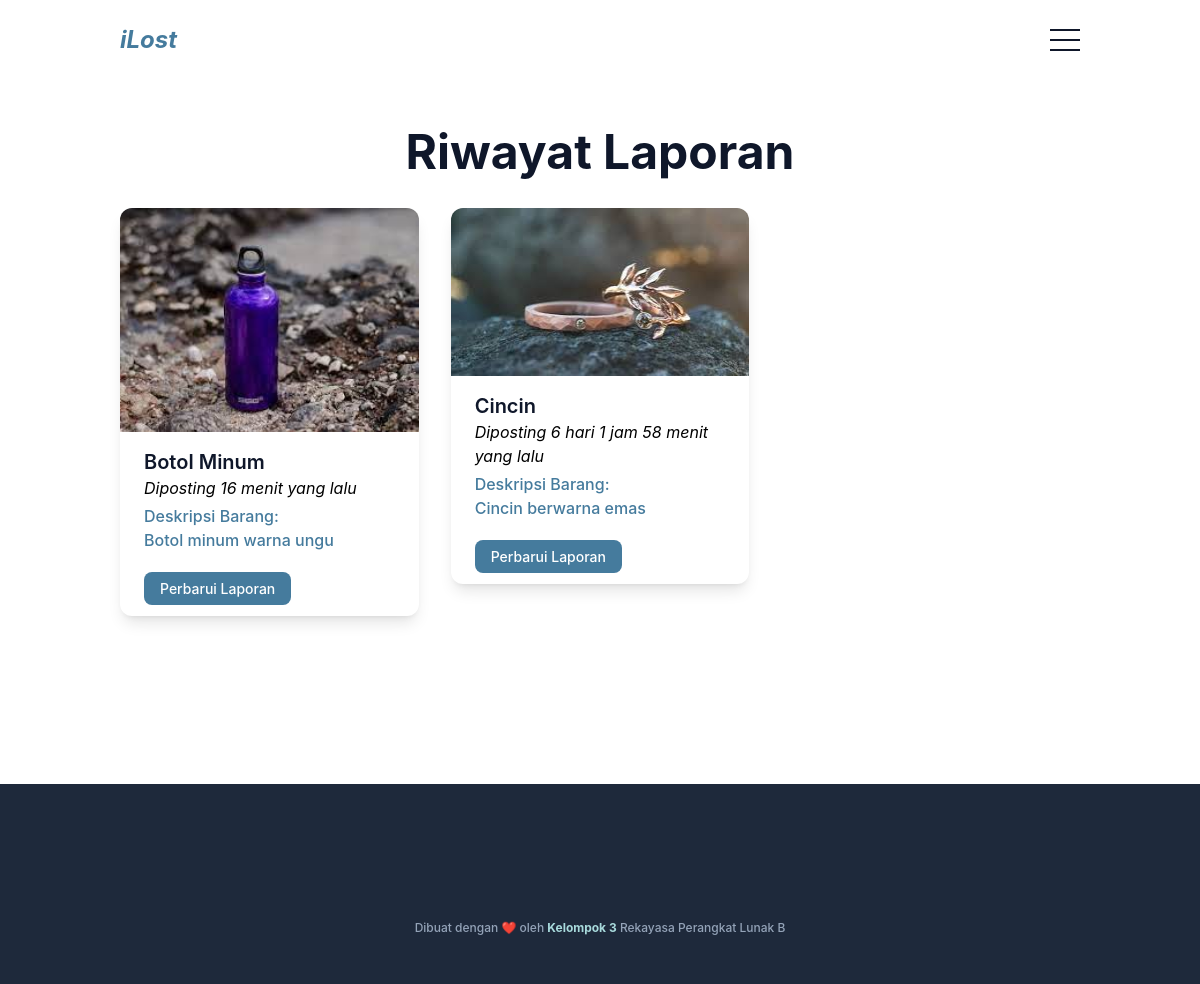
The app's page /user/riwayat-laporan.php (signed in) with its own data.
### tables this page shows
CREATE TABLE `laporan` (
  `id` int(11) NOT NULL,
  `email` varchar(40) NOT NULL,
  `kategori_laporan` varchar(20) NOT NULL,
  `nama_barang` varchar(50) DEFAULT NULL,
  `deskripsi` varchar(255) NOT NULL,
  `kategori_barang` varchar(30) DEFAULT NULL,
  `tanggal_ditemukan` date NOT NULL,
  `lokasi` varchar(255) NOT NULL,
  `gambar_barang` varchar(255) NOT NULL,
  `waktu_dibuat` datetime NOT NULL
);

### query/functions.php (called while the page is built, shortened)
<?php
$server = "localhost";
$username = "root";
$password = "";
$database = "ilost";
$conn = mysqli_connect($server,$username,$password,$database);
function query($query) {
    global $conn;
    $result = mysqli_query($conn, $query);
    $rows = [];
    while( $row = mysqli_fetch_assoc(($result))) {
        $rows[] = $row;
    }
    return $rows;
}
?>

### query/riwayat-user.php (called while the page is built)
<?php $i = 1;
$laporan = query("SELECT *
FROM laporan
INNER JOIN user ON laporan.email=user.email
WHERE laporan.email = '$email'
ORDER BY waktu_dibuat DESC");
?>

### user/riwayat-laporan.php (the view, shortened to what this page needs)
<?php
include "../query/functions.php";
$email = $_SESSION["user"];
?>
<!DOCTYPE html>
<html lang="en" class="scroll-smooth">
<head>
    <link href="../dist/output.css" rel="stylesheet" />
</head>
<body>
    <?php include "../template/navbar-user.php"; ?>
    <section id="laporan" class="bg-white py-32 dark:bg-slate-800">
        <div class="container">
            <div class="w-full px-4">
                <div class="mx-auto max-w-xl text-center">
                    <h2 class="mb-8 text-3xl font-bold text-dark dark:text-white sm:text-4xl lg:text-5xl">Riwayat
                        Laporan</h2>
                </div>
            </div>
            <div class="flex flex-wrap">
                <?php include "../query/riwayat-user.php"; ?>
                <?php foreach( $laporan as $row) : ?>
                <div class="px-4 md:w-1/2 lg:w-1/3 xl:w-1/4">
                    <div class="mb-10 overflow-hidden rounded-xl bg-white shadow-lg dark:bg-dark">
                        <div class="group">
                            <img src="../dist/img/laporan/<?= $row["gambar_barang"]; ?>" alt="gambar<?= $i; ?>"
                                class="w-full group-hover:scale-125 transition-all duration-500" />
                        </div>
                        <div class="py-4 px-6">
                            <h3>
                                <p
                                    class="block truncate text-xl font-semibold text-dark hover:text-primary dark:text-white">
                                    <?= $row["nama_barang"]; ?></p>
                                <p class="italic mb-1 dark:text-white">Diposting
                                    <?php include "../template/waktu-postingan.php"; ?>
                                </p>
                            </h3>
                            <p class="mb-6 text-base font-medium text-primary dark:text-secondary">Deskripsi Barang:
                                <?= $row["deskripsi"]; ?></p>
                            <div class="space-y-2">
                                <a href="perbarui-laporan.php?id=<?= $row["id"]; ?>" class=" rounded-lg bg-primary py-2 px-4 text-sm font-medium text-white
                                    hover:opacity-80">Perbarui Laporan</a>
                            </div>
                        </div>
                    </div>
                </div>
                <?php $i++; ?>
                <?php endforeach; ?>
            </div>
        </div>
    </section>
    <?php include "../template/footer.php"; ?>
</body>
</html>

### template/waktu-postingan.php
<?php
$awal  = date_create($row["waktu_dibuat"]);
$akhir = date_create();
$diff  = date_diff($akhir, $awal);
if ($diff->y > 0) {
echo $diff->y . " tahun";
if ($diff->m > 0) {
echo " " . $diff->m . " bulan";
}
if ($diff->d > 0) {
echo " " . $diff->d . " hari";
}
if ($diff->h > 0) {
echo " " . $diff->h . " jam";
}
if ($diff->i > 0) {
echo " " . $diff->i . " menit";
}
echo " yang lalu";
} elseif ($diff->days >= 30 && $diff->days % 30 == 0) {
$bulan_lalu = $diff->days / 30;
echo $bulan_lalu . " bulan yang lalu";
} elseif ($diff->days > 1) {
echo $diff->days . " hari";
if ($diff->h > 0) {
echo " " . $diff->h . " jam";
}
if ($diff->i > 0) {
echo " " . $diff->i . " menit";
}
echo " yang lalu";
} elseif ($diff->h > 0) {
echo $diff->h . " jam";
if ($diff->i > 0) {
echo " " . $diff->i . " menit";
}
echo " yang lalu";
} elseif ($diff->i > 0) {
echo $diff->i . " menit yang lalu";
} else {
echo "Baru saja";
}
?>

### records on screen
laporan: gambar_barang (picture), nama_barang "Botol Minum", waktu_dibuat "16", deskripsi "Botol minum warna ungu"
laporan: gambar_barang (picture), nama_barang "Cincin", waktu_dibuat "6", waktu_dibuat "1", waktu_dibuat "58", deskripsi "Cincin berwarna emas"
